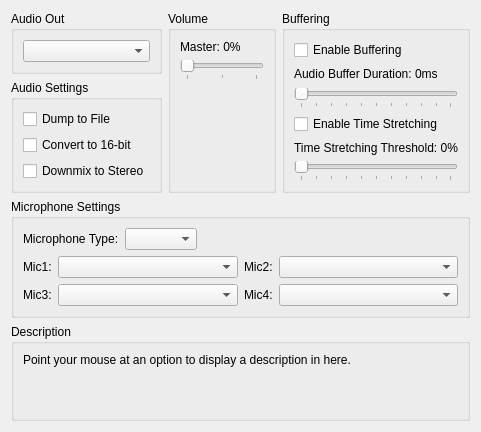
     <widget class="QWidget" name="audioTab">
      <attribute name="title">
       <string>Audio</string>
      </attribute>
      <layout class="QVBoxLayout" name="verticalLayout_26" stretch="0,0,1,0">
       <item>
        <layout class="QHBoxLayout" name="horizontalLayout_9" stretch="1,1,1">
         <item>
          <layout class="QVBoxLayout" name="verticalLayout_25">
           <item>
            <widget class="QGroupBox" name="groupBox_30">
             <property name="title">
              <string>Audio Out</string>
             </property>
             <layout class="QVBoxLayout" name="verticalLayout_24">
              <item>
               <widget class="QComboBox" name="audioOutBox"/>
              </item>
             </layout>
            </widget>
           </item>
           <item>
            <widget class="QGroupBox" name="groupBox_49">
             <property name="title">
              <string>Audio Settings</string>
             </property>
             <layout class="QVBoxLayout" name="verticalLayout_23">
              <item>
               <widget class="QCheckBox" name="audioDump">
                <property name="text">
                 <string>Dump to File</string>
                </property>
               </widget>
              </item>
              <item>
               <widget class="QCheckBox" name="convert">
                <property name="text">
                 <string>Convert to 16-bit</string>
                </property>
               </widget>
              </item>
              <item>
               <widget class="QCheckBox" name="downmix">
                <property name="text">
                 <string>Downmix to Stereo</string>
                </property>
                <property name="checked">
                 <bool>false</bool>
                </property>
               </widget>
              </item>
              <item>
               <spacer name="verticalSpacer_6">
                <property name="orientation">
                 <enum>Qt::Vertical</enum>
                </property>
                <property name="sizeType">
                 <enum>QSizePolicy::MinimumExpanding</enum>
                </property>
                <property name="sizeHint" stdset="0">
                 <size>
                  <width>0</width>
                  <height>0</height>
                 </size>
                </property>
               </spacer>
              </item>
             </layout>
            </widget>
           </item>
          </layout>
         </item>
         <item>
          <layout class="QVBoxLayout" name="verticalLayout_37">
           <item>
            <widget class="QGroupBox" name="groupBox_6">
             <property name="title">
              <string>Volume</string>
             </property>
             <layout class="QVBoxLayout" name="verticalLayout_74">
              <item>
               <widget class="QLabel" name="masterVolumeLabel">
                <property name="text">
                 <string>Master: 0%</string>
                </property>
               </widget>
              </item>
              <item>
               <widget class="QSlider" name="masterVolume">
                <property name="orientation">
                 <enum>Qt::Horizontal</enum>
                </property>
                <property name="tickPosition">
                 <enum>QSlider::TicksBelow</enum>
                </property>
                <property name="tickInterval">
                 <number>50</number>
                </property>
               </widget>
              </item>
              <item>
               <spacer name="verticalSpacer_4">
                <property name="orientation">
                 <enum>Qt::Vertical</enum>
                </property>
                <property name="sizeType">
                 <enum>QSizePolicy::MinimumExpanding</enum>
                </property>
                <property name="sizeHint" stdset="0">
                 <size>
                  <width>0</width>
                  <height>0</height>
                 </size>
                </property>
               </spacer>
              </item>
             </layout>
            </widget>
           </item>
          </layout>
         </item>
         <item>
          <layout class="QVBoxLayout" name="verticalLayout_71">
           <item>
            <widget class="QGroupBox" name="groupBox_8">
             <property name="title">
              <string>Buffering</string>
             </property>
             <layout class="QVBoxLayout" name="verticalLayout_75">
              <item>
               <widget class="QCheckBox" name="enableBuffering">
                <property name="text">
                 <string>Enable Buffering</string>
                </property>
               </widget>
              </item>
              <item>
               <widget class="QLabel" name="audioBufferDurationLabel">
                <property name="text">
                 <string>Audio Buffer Duration: 0ms</string>
                </property>
               </widget>
              </item>
              <item>
               <widget class="QSlider" name="audioBufferDuration">
                <property name="orientation">
                 <enum>Qt::Horizontal</enum>
                </property>
                <property name="tickPosition">
                 <enum>QSlider::TicksBelow</enum>
                </property>
                <property name="tickInterval">
                 <number>10</number>
                </property>
               </widget>
              </item>
              <item>
               <widget class="QCheckBox" name="enableTimeStretching">
                <property name="text">
                 <string>Enable Time Stretching</string>
                </property>
               </widget>
              </item>
              <item>
               <widget class="QLabel" name="timeStretchingThresholdLabel">
                <property name="text">
                 <string>Time Stretching Threshold: 0%</string>
                </property>
               </widget>
              </item>
              <item>
               <widget class="QSlider" name="timeStretchingThreshold">
                <property name="orientation">
                 <enum>Qt::Horizontal</enum>
                </property>
                <property name="tickPosition">
                 <enum>QSlider::TicksBelow</enum>
                </property>
                <property name="tickInterval">
                 <number>10</number>
                </property>
               </widget>
              </item>
             </layout>
            </widget>
           </item>
          </layout>
         </item>
        </layout>
       </item>
       <item>
        <widget class="QGroupBox" name="groupBox_9">
         <property name="title">
          <string>Microphone Settings</string>
         </property>
         <layout class="QVBoxLayout" name="verticalLayout_76">
          <item>
           <layout class="QHBoxLayout" name="horizontalLayout_7">
            <item>
             <widget class="QLabel" name="label_2">
              <property name="text">
               <string>Microphone Type:</string>
              </property>
             </widget>
            </item>
            <item>
             <widget class="QComboBox" name="microphoneBox"/>
            </item>
            <item>
             <spacer name="horizontalSpacer_2">
              <property name="orientation">
               <enum>Qt::Horizontal</enum>
              </property>
              <property name="sizeType">
               <enum>QSizePolicy::MinimumExpanding</enum>
              </property>
              <property name="sizeHint" stdset="0">
               <size>
                <width>0</width>
                <height>0</height>
               </size>
              </property>
             </spacer>
            </item>
           </layout>
          </item>
          <item>
           <layout class="QHBoxLayout" name="horizontalLayout_6">
            <item>
             <layout class="QVBoxLayout" name="verticalLayout_77">
              <item>
               <widget class="QLabel" name="label_3">
                <property name="sizePolicy">
                 <sizepolicy hsizetype="Minimum" vsizetype="Preferred">
                  <horstretch>0</horstretch>
                  <verstretch>0</verstretch>
                 </sizepolicy>
                </property>
                <property name="text">
                 <string>Mic1:</string>
                </property>
               </widget>
              </item>
              <item>
               <widget class="QLabel" name="label_5">
                <property name="sizePolicy">
                 <sizepolicy hsizetype="Minimum" vsizetype="Preferred">
                  <horstretch>0</horstretch>
                  <verstretch>0</verstretch>
                 </sizepolicy>
                </property>
                <property name="text">
                 <string>Mic3:</string>
                </property>
               </widget>
              </item>
             </layout>
            </item>
            <item>
             <layout class="QVBoxLayout" name="verticalLayout_78">
              <item>
               <widget class="QComboBox" name="microphone1Box">
                <property name="sizePolicy">
                 <sizepolicy hsizetype="Expanding" vsizetype="Fixed">
                  <horstretch>0</horstretch>
                  <verstretch>0</verstretch>
                 </sizepolicy>
                </property>
               </widget>
              </item>
              <item>
               <widget class="QComboBox" name="microphone3Box">
                <property name="sizePolicy">
                 <sizepolicy hsizetype="Expanding" vsizetype="Fixed">
                  <horstretch>0</horstretch>
                  <verstretch>0</verstretch>
                 </sizepolicy>
                </property>
               </widget>
              </item>
             </layout>
            </item>
            <item>
             <layout class="QVBoxLayout" name="verticalLayout_79">
              <item>
               <widget class="QLabel" name="label_4">
                <property name="sizePolicy">
                 <sizepolicy hsizetype="Minimum" vsizetype="Preferred">
                  <horstretch>0</horstretch>
                  <verstretch>0</verstretch>
                 </sizepolicy>
                </property>
                <property name="text">
                 <string>Mic2:</string>
                </property>
               </widget>
              </item>
              <item>
               <widget class="QLabel" name="label_6">
                <property name="sizePolicy">
                 <sizepolicy hsizetype="Minimum" vsizetype="Preferred">
                  <horstretch>0</horstretch>
                  <verstretch>0</verstretch>
                 </sizepolicy>
                </property>
                <property name="text">
                 <string>Mic4:</string>
                </property>
               </widget>
              </item>
             </layout>
            </item>
            <item>
             <layout class="QVBoxLayout" name="verticalLayout_80">
              <item>
               <widget class="QComboBox" name="microphone2Box">
                <property name="sizePolicy">
                 <sizepolicy hsizetype="Expanding" vsizetype="Fixed">
                  <horstretch>0</horstretch>
                  <verstretch>0</verstretch>
                 </sizepolicy>
                </property>
               </widget>
              </item>
              <item>
               <widget class="QComboBox" name="microphone4Box">
                <property name="sizePolicy">
                 <sizepolicy hsizetype="Expanding" vsizetype="Fixed">
                  <horstretch>0</horstretch>
                  <verstretch>0</verstretch>
                 </sizepolicy>
                </property>
               </widget>
              </item>
             </layout>
            </item>
           </layout>
          </item>
         </layout>
        </widget>
       </item>
       <item>
        <spacer name="verticalSpacer_19">
         <property name="orientation">
          <enum>Qt::Vertical</enum>
         </property>
         <property name="sizeType">
          <enum>QSizePolicy::MinimumExpanding</enum>
         </property>
         <property name="sizeHint" stdset="0">
          <size>
           <width>0</width>
           <height>0</height>
          </size>
         </property>
        </spacer>
       </item>
       <item>
        <widget class="QGroupBox" name="groupBox_50">
         <property name="title">
          <string>Description</string>
         </property>
         <layout class="QVBoxLayout" name="verticalLayout_20">
          <item>
           <widget class="QLabel" name="description_audio">
            <property name="text">
             <string>Point your mouse at an option to display a description in here.


</string>
            </property>
            <property name="textFormat">
             <enum>Qt::PlainText</enum>
            </property>
            <property name="alignment">
             <set>Qt::AlignLeading|Qt::AlignLeft|Qt::AlignTop</set>
            </property>
            <property name="wordWrap">
             <bool>true</bool>
            </property>
           </widget>
          </item>
         </layout>
        </widget>
       </item>
      </layout>
     </widget>
